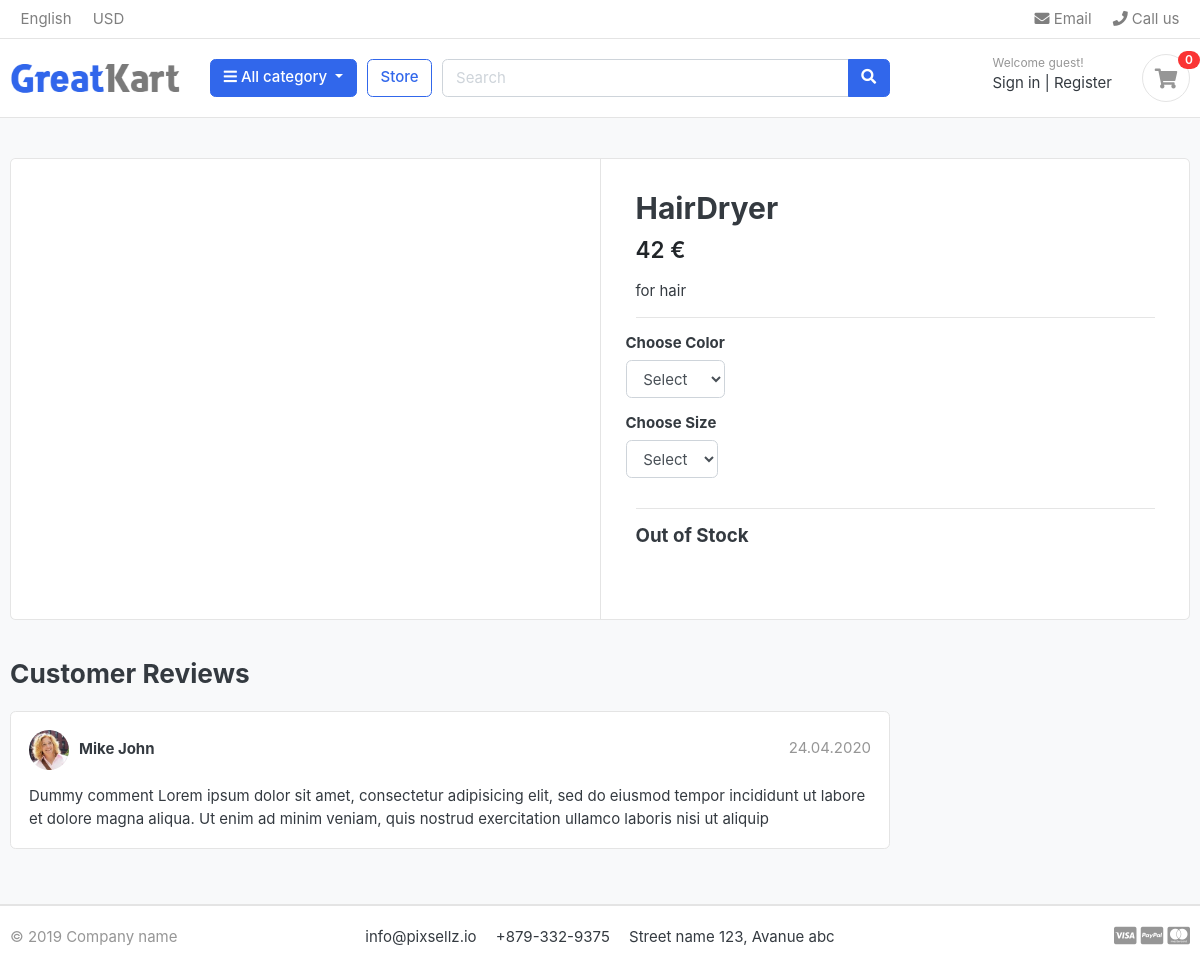
The page /store/category/tools/hairdryer/ on the database its author committed.
### store/models.py (models this page shows, shortened)
class Product(models.Model):
    name=models.CharField(max_length=200,unique=True)
    slug = models.SlugField(max_length=200,unique=True)
    description=models.TextField(max_length=500,blank=True)
    price=models.IntegerField()
    stock=models.IntegerField()
    is_avaliable=models.BooleanField(default=True)
    category=models.ForeignKey(Category,on_delete=models.CASCADE)
    created_date=models.DateTimeField(auto_now_add=True)
    modified_date=models.DateTimeField(auto_now=True)

### store/views.py (the view)
# urls.py: path('category/<slug:category_slug>/<slug:product_slug>/', views.ProductDetailView.as_view(),name='product_detail'),
class ProductDetailView(View):
    def get(self,request,category_slug,product_slug):
        product = get_object_or_404(Product,category__slug=category_slug,slug=product_slug, is_avaliable=True) #category__slug access the slug field in the category object
        in_cart = CartItem.objects.filter(cart__cart_session_id=Cart._get_cart_id(request),product=product).exists()
        context={
            'product':product,
            'in_cart':in_cart,
        }
        return render(request,'store/product_detail.html',context)

### cart/context_processors.py (called while the page is built)
def cart_items_count(request):
    cart_item_count = 0
    cart_items = CartItem.objects.all().filter(cart__cart_session_id=Cart._get_cart_id(request))
    if not cart_items:
        return dict(cart_item_count=cart_item_count)
    for cart_item in cart_items:
        cart_item_count += cart_item.quantity
    return dict(cart_item_count=cart_item_count)

### cart/models.py (called while the page is built)
    def _get_cart_id(request):
        cart_id = request.session.session_key
        if not cart_id:
            cart_id = request.session.create()
        return cart_id

### category/context_processors.py (called while the page is built)
def categories_list(request):
    categories = Category.objects.all()
    return dict(categories_list=categories)

### category/models.py (called while the page is built)
    def get_absolute_url(self):
        return reverse("store:products_by_category", args=[self.slug])

### templates/store/product_detail.html (shortened to what this page needs)
{% extends 'base.html' %}
{% load static %}
{% block content %}
<section class="section-content padding-y bg">
    <div class="container">
    <div class="card">
        <div class="row no-gutters">
            <aside class="col-md-6">
    <article class="gallery-wrap">
        <div class="img-big-wrap">
           <a href="#"><img src="{{product.images.url}}"></a>
        </div>
    </article>
            </aside>
            <main class="col-md-6 border-left">
<form action="{% url 'cart:add_cart' product.id %}" method="POST">
    <article class="content-body">
    <h2 class="title">{{product.name}}</h2>
    <div class="mb-3">
        <var class="price h4">{{product.price}} €</var>
    </div>
    <p>{{product.description}}</p>
    <hr>
        <div class="row">
            <div class="item-option-select">
                <h6>Choose Color</h6>
               <select name="color" class="form-control" >
                <option value="" disabled selected >Select</option>
               </select>
            </div>
        </div>
        <div class="row">
          <div class="item-option-select">
            <h6>Choose Size</h6>
           <select name="size" class="form-control" required>
            <option value="" disabled selected >Select</option>
           </select>
        </div>
        </div>
        <hr>
        {% if product.stock < 1 %}
        <h5>Out of Stock</h5>
        {% else %}
        <button type="submit"  class="btn  btn-primary"> <span class="text">Add to cart</span> <i class="fas fa-shopping-cart"></i>  </a>
        {% endif %}
    </article>
  </form>
            </main>
        </div>
    </div>
    <br>
    <div class="row">
                <div class="col-md-9">
        <header class="section-heading">
            <h3>Customer Reviews </h3>
        </header>
        <article class="box mb-3">
            <div class="icontext w-100">
                <img src="{% static 'images/avatars/avatar1.jpg' %}" class="img-xs icon rounded-circle">
                <div class="text">
                    <span class="date text-muted float-md-right">24.04.2020 </span>
                    <h6 class="mb-1">Mike John </h6>
                </div>
            </div>
            <div class="mt-3">
                <p>
                    Dummy comment Lorem ipsum dolor sit amet, consectetur adipisicing elit, sed do eiusmod
                    tempor incididunt ut labore et dolore magna aliqua. Ut enim ad minim veniam,
                    quis nostrud exercitation ullamco laboris nisi ut aliquip
                </p>
            </div>
        </article>
        </div>
    </div>
    </div>
    </section>
{% endblock %}

### static/css/ui.css (style rules this page uses)
html { font-family: "Inter", sans-serif; font-size: 15px; }
.content-body { flex: 1 1 auto; padding: 2rem 2.3rem; }
.img-xs, .img-sm, .img-md, .img-lg { -o-object-fit: cover; object-fit: cover; flex-shrink: 0; flex-grow: 0; }
.img-xs { width: 40px; height: 40px; }
.padding-y { padding-top: 40px; padding-bottom: 40px; }
var { font-style: normal; }
article:after, .form-group:after { display: block; clear: both; content: ""; }
.bg { background-color: #f8f9fa; }
.section-heading { margin-bottom: 20px; margin-top: 15px; }
p:last-child { margin-bottom: 0; }
.icontext { display: inline-flex; align-items: center; vertical-align: middle; }
.icontext .text { width: 100%; line-height: 1.2; }
.icontext .icon { position: relative; margin-right: 10px; flex-shrink: 0; flex-grow: 0; }
.price { font-weight: 600; color: #212529; }
.box { padding: 18px; background: #fff; border-radius: 0.37rem; border: 1px solid #e4e4e4; }
.box img { max-width: 100%; }
.gallery-wrap .img-big-wrap { margin-bottom: 10px; border-radius: 0.37rem; overflow: hidden; background-color: #fff; }
.gallery-wrap .img-big-wrap a { text-align: center; display: block; }
.item-option-select { margin-bottom: 1rem; display: inline-block; margin-right: 15px; }

### rows shown on the page
Product: name "HairDryer", price "42", description "for hair"

### other values the page prints
{{ cart_item_count }} "0"
